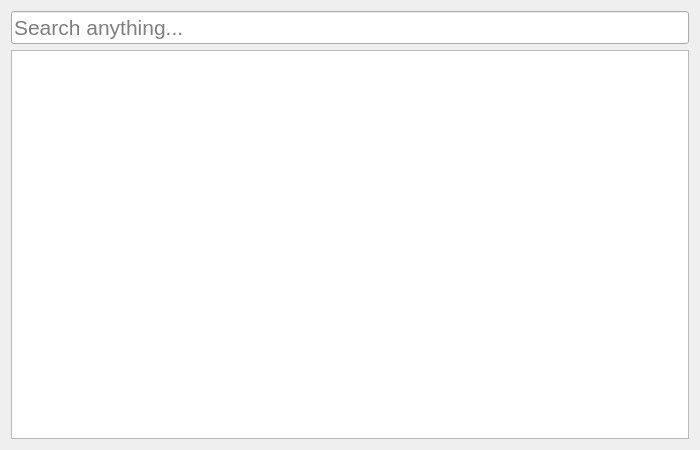
<?xml version="1.0" encoding="UTF-8"?>
<ui version="4.0">
 <class>DlgGlobalSearch</class>
 <widget class="QWidget" name="DlgGlobalSearch">
  <property name="geometry">
   <rect>
    <x>0</x>
    <y>0</y>
    <width>700</width>
    <height>450</height>
   </rect>
  </property>
  <property name="windowTitle">
   <string>Form</string>
  </property>
  <layout class="QVBoxLayout" name="verticalLayout">
   <item>
    <widget class="QLineEdit" name="leSearch">
     <property name="font">
      <font>
       <pointsize>16</pointsize>
      </font>
     </property>
     <property name="placeholderText">
      <string>Search anything...</string>
     </property>
    </widget>
   </item>
   <item>
    <widget class="QListWidget" name="listWidget"/>
   </item>
  </layout>
 </widget>
 <resources/>
 <connections/>
</ui>
